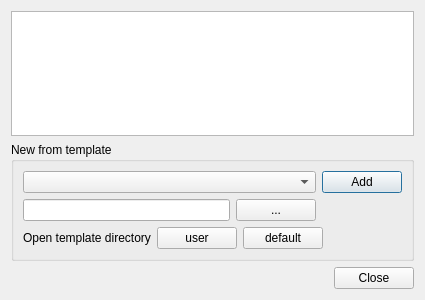
<?xml version="1.0" encoding="UTF-8"?>
<ui version="4.0">
 <class>QgsComposerManagerBase</class>
 <widget class="QDialog" name="QgsComposerManagerBase">
  <property name="geometry">
   <rect>
    <x>0</x>
    <y>0</y>
    <width>425</width>
    <height>300</height>
   </rect>
  </property>
  <property name="minimumSize">
   <size>
    <width>425</width>
    <height>300</height>
   </size>
  </property>
  <property name="windowTitle">
   <string>Composer manager</string>
  </property>
  <layout class="QVBoxLayout" name="verticalLayout">
   <item>
    <widget class="QListWidget" name="mComposerListWidget"/>
   </item>
   <item>
    <widget class="QgsCollapsibleGroupBox" name="mTemplateGrpBox">
     <property name="minimumSize">
      <size>
       <width>0</width>
       <height>0</height>
      </size>
     </property>
     <property name="focusPolicy">
      <enum>Qt::StrongFocus</enum>
     </property>
     <property name="title">
      <string>New from template</string>
     </property>
     <layout class="QGridLayout" name="gridLayout">
      <property name="spacing">
       <number>6</number>
      </property>
      <item row="0" column="2">
       <widget class="QPushButton" name="mAddButton">
        <property name="sizePolicy">
         <sizepolicy hsizetype="Maximum" vsizetype="Fixed">
          <horstretch>0</horstretch>
          <verstretch>0</verstretch>
         </sizepolicy>
        </property>
        <property name="text">
         <string>Add</string>
        </property>
       </widget>
      </item>
      <item row="0" column="0" colspan="2">
       <widget class="QComboBox" name="mTemplate"/>
      </item>
      <item row="1" column="0">
       <widget class="QLineEdit" name="mTemplatePathLineEdit"/>
      </item>
      <item row="1" column="1">
       <widget class="QPushButton" name="mTemplatePathBtn">
        <property name="text">
         <string>...</string>
        </property>
       </widget>
      </item>
      <item row="2" column="0" colspan="3">
       <layout class="QHBoxLayout" name="horizontalLayout">
        <item>
         <widget class="QLabel" name="label">
          <property name="sizePolicy">
           <sizepolicy hsizetype="Maximum" vsizetype="Preferred">
            <horstretch>0</horstretch>
            <verstretch>0</verstretch>
           </sizepolicy>
          </property>
          <property name="text">
           <string>Open template directory</string>
          </property>
         </widget>
        </item>
        <item>
         <widget class="QPushButton" name="mTemplatesUserDirBtn">
          <property name="sizePolicy">
           <sizepolicy hsizetype="Maximum" vsizetype="Fixed">
            <horstretch>0</horstretch>
            <verstretch>0</verstretch>
           </sizepolicy>
          </property>
          <property name="text">
           <string>user</string>
          </property>
         </widget>
        </item>
        <item>
         <widget class="QPushButton" name="mTemplatesDefaultDirBtn">
          <property name="sizePolicy">
           <sizepolicy hsizetype="Maximum" vsizetype="Fixed">
            <horstretch>0</horstretch>
            <verstretch>0</verstretch>
           </sizepolicy>
          </property>
          <property name="text">
           <string>default</string>
          </property>
         </widget>
        </item>
        <item>
         <spacer name="horizontalSpacer">
          <property name="orientation">
           <enum>Qt::Horizontal</enum>
          </property>
          <property name="sizeHint" stdset="0">
           <size>
            <width>40</width>
            <height>20</height>
           </size>
          </property>
         </spacer>
        </item>
       </layout>
      </item>
     </layout>
    </widget>
   </item>
   <item>
    <widget class="QDialogButtonBox" name="mButtonBox">
     <property name="orientation">
      <enum>Qt::Horizontal</enum>
     </property>
     <property name="standardButtons">
      <set>QDialogButtonBox::Close</set>
     </property>
    </widget>
   </item>
  </layout>
 </widget>
 <customwidgets>
  <customwidget>
   <class>QgsCollapsibleGroupBox</class>
   <extends>QGroupBox</extends>
   <header>qgscollapsiblegroupbox.h</header>
   <container>1</container>
  </customwidget>
 </customwidgets>
 <tabstops>
  <tabstop>mComposerListWidget</tabstop>
  <tabstop>mTemplateGrpBox</tabstop>
  <tabstop>mTemplate</tabstop>
  <tabstop>mAddButton</tabstop>
  <tabstop>mTemplatePathLineEdit</tabstop>
  <tabstop>mTemplatePathBtn</tabstop>
  <tabstop>mTemplatesUserDirBtn</tabstop>
  <tabstop>mTemplatesDefaultDirBtn</tabstop>
  <tabstop>mButtonBox</tabstop>
 </tabstops>
 <resources/>
 <connections>
  <connection>
   <sender>mButtonBox</sender>
   <signal>accepted()</signal>
   <receiver>QgsComposerManagerBase</receiver>
   <slot>accept()</slot>
   <hints>
    <hint type="sourcelabel">
     <x>266</x>
     <y>295</y>
    </hint>
    <hint type="destinationlabel">
     <x>157</x>
     <y>274</y>
    </hint>
   </hints>
  </connection>
  <connection>
   <sender>mButtonBox</sender>
   <signal>rejected()</signal>
   <receiver>QgsComposerManagerBase</receiver>
   <slot>reject()</slot>
   <hints>
    <hint type="sourcelabel">
     <x>266</x>
     <y>295</y>
    </hint>
    <hint type="destinationlabel">
     <x>286</x>
     <y>274</y>
    </hint>
   </hints>
  </connection>
 </connections>
</ui>
